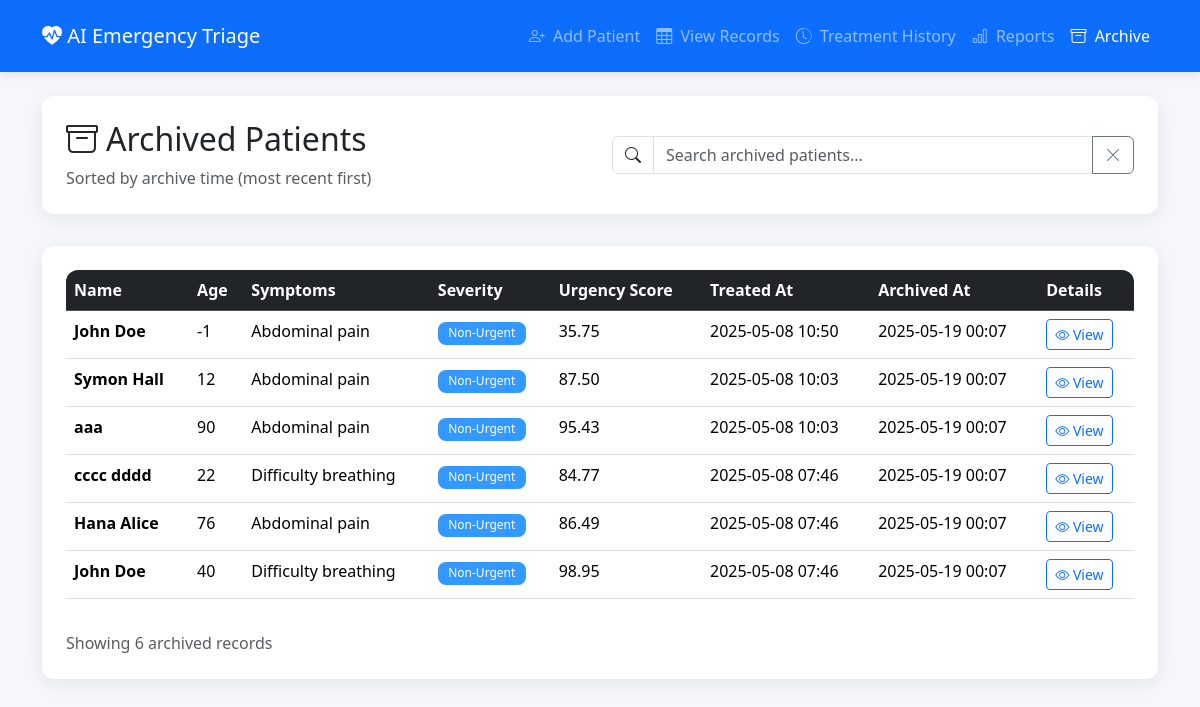
Page /archive on the committed database.
### app.py (models this page shows)
class ArchivedPatient(db.Model):
    __tablename__ = 'archived_patients'
    id = db.Column(db.Integer, primary_key=True)
    name = db.Column(db.String(100), nullable=False)
    age = db.Column(db.Integer, nullable=False)
    gender = db.Column(db.Integer, nullable=False)
    symptoms = db.Column(db.String(200), nullable=False)
    severity = db.Column(db.String(50), nullable=False)
    score = db.Column(db.Float, nullable=False)
    timestamp = db.Column(db.DateTime, default=datetime.utcnow)
    treated = db.Column(db.Boolean, default=False, nullable=False)
    treated_at = db.Column(db.DateTime)
    temperature = db.Column(db.Float)
    heart_rate = db.Column(db.Integer)
    blood_pressure = db.Column(db.String(20))
    respiratory_rate = db.Column(db.Integer)
    spo2 = db.Column(db.Integer)
    glasgow = db.Column(db.Integer)
    consciousness = db.Column(db.String(50))
    chest_pain_type = db.Column(db.Integer)
    cholesterol = db.Column(db.Integer)
    exercise_angina = db.Column(db.Integer)
    plasma_glucose = db.Column(db.Integer)
    skin_thickness = db.Column(db.Integer)
    bmi = db.Column(db.Float)
    risk_factors = db.Column(db.String(200))
    hypertension = db.Column(db.Integer)
    heart_disease = db.Column(db.Integer)
    massive_bleeding = db.Column(db.Integer)
    respiratory_distress = db.Column(db.Integer)
    residence_type = db.Column(db.String(50))
    smoking_status = db.Column(db.String(50))
    archived_at = db.Column(db.DateTime, default=datetime.utcnow)

### app.py (the view)
@app.route('/archive')
def archive():
    archived_patients = ArchivedPatient.query.order_by(ArchivedPatient.treated_at.desc()).all()
    return render_template('archive.html', patients=archived_patients)

### templates/archive.html (shortened to what this page needs)
<!DOCTYPE html>
<html lang="en">
<head>
    <link href="https://cdn.jsdelivr.net/npm/bootstrap@5.3.3/dist/css/bootstrap.min.css" rel="stylesheet">
    <link rel="stylesheet" href="https://cdn.jsdelivr.net/npm/bootstrap-icons@1.11.1/font/bootstrap-icons.css">
</head>
<body>
    <nav class="navbar navbar-expand-lg navbar-dark bg-primary mb-4">
        <div class="container">
            <a class="navbar-brand" href="/">
                <i class="bi bi-heart-pulse-fill"></i> AI Emergency Triage
            </a>
            <div class="collapse navbar-collapse" id="navbarNav">
                <div class="navbar-nav ms-auto">
                    <a class="nav-link" href="/"><i class="bi bi-person-plus me-1"></i> Add Patient</a>
                    <a class="nav-link" href="/records"><i class="bi bi-table me-1"></i> View Records</a>
                    <a class="nav-link" href="/history"><i class="bi bi-clock-history me-1"></i> Treatment History</a>
                    <a class="nav-link" href="/reports"><i class="bi bi-bar-chart me-1"></i> Reports</a>
                    <a class="nav-link active" href="/archive"><i class="bi bi-archive me-1"></i> Archive</a>
                </div>
            </div>
        </div>
    </nav>
    <div class="container">
        <div class="page-header">
            <div class="row align-items-center">
                <div class="col-md-6">
                    <h2><i class="bi bi-archive me-2"></i>Archived Patients</h2>
                    <p class="text-muted mb-0 mt-1">Sorted by archive time (most recent first)</p>
                </div>
                <div class="col-md-6">
                    <div class="input-group">
                        <span class="input-group-text bg-white"><i class="bi bi-search"></i></span>
                        <input type="text" class="form-control" placeholder="Search archived patients..." id="searchInput">
                        <button class="btn btn-outline-secondary" type="button" id="clearSearch">
                            <i class="bi bi-x-lg"></i>
                        </button>
                    </div>
                </div>
            </div>
        </div>
        <div class="table-container">
            <div class="table-responsive">
                <table class="table table-hover" id="archiveTable">
                    <thead class="table-dark">
                        <tr>
                            <th>Name</th>
                            <th>Age</th>
                            <th>Symptoms</th>
                            <th>Severity</th>
                            <th>Urgency Score</th>
                            <th>Treated At</th>
                            <th>Archived At</th>
                            <th>Details</th>
                        </tr>
                    </thead>
                    <tbody>
                        {% for patient in patients %}
                        <tr>
                            <td class="fw-semibold">{{ patient.name }}</td>
                            <td>{{ patient.age }}</td>
                            <td>{{ patient.symptoms }}</td>
                            <td>
                                <span class="badge
                                    {% if patient.severity == 'Resuscitation' %}badge-resuscitation
                                    {% elif patient.severity == 'Emergent' %}badge-emergent
                                    {% elif patient.severity == 'Urgent' %}badge-urgent
                                    {% elif patient.severity == 'Less Urgent' %}badge-less-urgent
                                    {% elif patient.severity == 'Non-Urgent' %}badge-non-urgent{% endif %}">
                                    {{ patient.severity }}
                                </span>
                            </td>
                            <td>{{ "%.2f"|format(patient.score) }}</td>
                            <td>{{ patient.treated_at.strftime('%Y-%m-%d %H:%M') }}</td>
                            <td>{{ patient.archived_at.strftime('%Y-%m-%d %H:%M') }}</td>
                            <td>
                                <a href="/patient/{{ patient.id }}" class="btn btn-sm btn-outline-primary">
                                    <i class="bi bi-eye"></i> View
                                </a>
                            </td>
                        </tr>
                        {% endfor %}
                    </tbody>
                </table>
            </div>
            <div class="d-flex justify-content-between align-items-center mt-3">
                <div class="text-muted">
                    Showing {{ patients|length }} archived records
                </div>
            </div>
        </div>
    </div>
</body>
</html>

### templates/archive.html (style rules this page uses)
:root { --primary-color: #4361ee; --primary-hover: #3a56d4; --secondary-color: #f8f9fa; --card-shadow: 0 4px 20px rgba(0, 0, 0, 0.08); --border-radius: 12px; }
body { background-color: #f5f7fb; font-family: 'Segoe UI', Roboto, 'Helvetica Neue', sans-serif; }
.badge-non-urgent { background-color: #3399ff; color: white; }
.navbar { box-shadow: 0 2px 10px rgba(0, 0, 0, 0.1); padding: 1rem 0; }
.page-header { background: white; border-radius: var(--border-radius); box-shadow: var(--card-shadow); padding: 1.5rem; margin-bottom: 2rem; }
.table-container { background: white; border-radius: var(--border-radius); box-shadow: var(--card-shadow); padding: 1.5rem; overflow-x: auto; }
.badge { font-weight: 500; padding: 0.35rem 0.65rem; border-radius: 8px; }
.table-responsive { border-radius: var(--border-radius); }

### rows in the picture
ArchivedPatient: name "John Doe", age "-1", symptoms "Abdominal pain", severity "Non-Urgent", score "35.75", treated_at "2025-05-08 10:50", archived_at "2025-05-19 00:07"
ArchivedPatient: name "Symon Hall", age "12", symptoms "Abdominal pain", severity "Non-Urgent", score "87.50", treated_at "2025-05-08 10:03", archived_at "2025-05-19 00:07"
ArchivedPatient: name "aaa", age "90", symptoms "Abdominal pain", severity "Non-Urgent", score "95.43", treated_at "2025-05-08 10:03", archived_at "2025-05-19 00:07"
ArchivedPatient: name "cccc dddd", age "22", symptoms "Difficulty breathing", severity "Non-Urgent", score "84.77", treated_at "2025-05-08 07:46", archived_at "2025-05-19 00:07"
ArchivedPatient: name "Hana Alice", age "76", symptoms "Abdominal pain", severity "Non-Urgent", score "86.49", treated_at "2025-05-08 07:46", archived_at "2025-05-19 00:07"
ArchivedPatient: name "John Doe", age "40", symptoms "Difficulty breathing", severity "Non-Urgent", score "98.95", treated_at "2025-05-08 07:46", archived_at "2025-05-19 00:07"

### other values in the picture
{{ patients|length }} "6"
